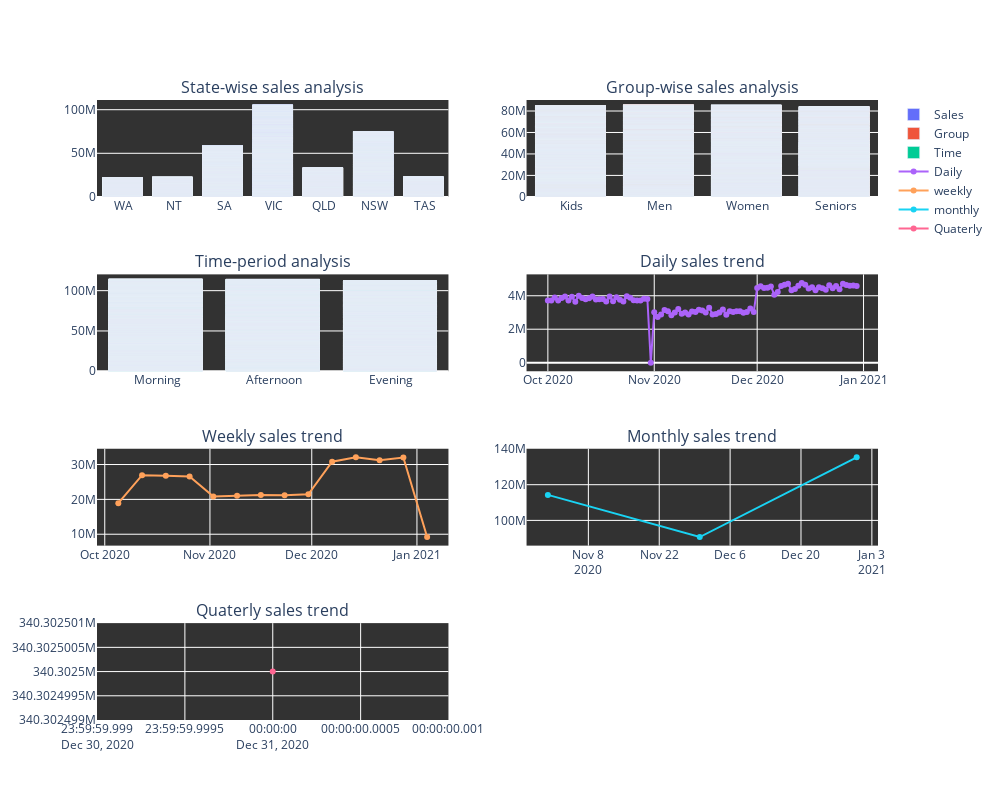

Notebook source saved alongside this figure:
### Code cell
# defining subplots
fig = make_subplots(rows=4, cols=2, subplot_titles=("State-wise sales analysis",
                                                      "Group-wise sales analysis",
                                                      "Time-period analysis", 
                                                      "Daily sales trend",
                                                      "Weekly sales trend",
                                                      "Monthly sales trend",
                                                      "Quaterly sales trend"))
#State wise analysis
fig.add_trace(go.Bar(x=df["State"],y=df["Sales"],name="Sales"),row=1,col=1)

#group wise analysis
fig.add_trace(go.Bar(x=df["Group"],y=df["Sales"],name="Group"),row=1,col=2)

#Time of day analysis
fig.add_trace(go.Bar(x=df["Time"],y=df["Sales"],name="Time"),row=2,col=1)

#daily sales trend
fig.add_trace(go.Scatter(x=df_daily.index, y=df_daily["Sales"],mode="lines+markers", name="Daily"),row=2,col=2)

#weekly sales trend
fig.add_trace(go.Scatter(x=weekly_report.index, y=weekly_report["Sales"],mode="lines+markers",name="weekly"),row=3,col=1)

#monthly sales trend
fig.add_trace(go.Scatter(x=(monthly_report.index), y=monthly_report["Sales"],mode="lines+markers",name="monthly"),row=3,col=2)

#quaterly sales trend
fig.add_trace(go.Scatter(x=quaterly_report.index,y=quaterly_report["Sales"],mode="lines+markers",name="Quaterly"),row=4,col=1)


fig.update_layout(height=800,
                  width=1000,
                  plot_bgcolor="rgb(50,50,50)")
fig.show()

### Figure 1 — Plotly figure (JSON) as saved in the notebook; plotly's stock layout.template omitted (floating-point values rounded to 4 significant figures; data arrays with more than 128 entries replaced by an {"elided": "..."} marker saying what was removed)
{"data": [{"name": "Sales", "type": "bar", "x": {"elided": "7560 str values"}, "xaxis": "x", "y": {"elided": "7560 int values"}, "yaxis": "y"}, {"name": "Group", "type": "bar", "x": {"elided": "7560 str values"}, "xaxis": "x2", "y": {"elided": "7560 int values"}, "yaxis": "y2"}, {"name": "Time", "type": "bar", "x": {"elided": "7560 str values"}, "xaxis": "x3", "y": {"elided": "7560 int values"}, "yaxis": "y3"}, {"mode": "lines+markers", "name": "Daily", "type": "scatter", "x": ["2020-10-01T00:00:00", "2020-10-02T00:00:00", "2020-10-03T00:00:00", "2020-10-04T00:00:00", "2020-10-05T00:00:00", "2020-10-06T00:00:00", "2020-10-07T00:00:00", "2020-10-08T00:00:00", "2020-10-09T00:00:00", "2020-10-10T00:00:00", "2020-10-11T00:00:00", "2020-10-12T00:00:00", "2020-10-13T00:00:00", "2020-10-14T00:00:00", "2020-10-15T00:00:00", "2020-10-16T00:00:00", "2020-10-17T00:00:00", "2020-10-18T00:00:00", "2020-10-19T00:00:00", "2020-10-20T00:00:00", "2020-10-21T00:00:00", "2020-10-22T00:00:00", "2020-10-23T00:00:00", "2020-10-24T00:00:00", "2020-10-25T00:00:00", "2020-10-26T00:00:00", "2020-10-27T00:00:00", "2020-10-28T00:00:00", "2020-10-29T00:00:00", "2020-10-30T00:00:00", "2020-10-31T00:00:00", "2020-11-01T00:00:00", "2020-11-02T00:00:00", "2020-11-03T00:00:00", "2020-11-04T00:00:00", "2020-11-05T00:00:00", "2020-11-06T00:00:00", "2020-11-07T00:00:00", "2020-11-08T00:00:00", "2020-11-09T00:00:00", "2020-11-10T00:00:00", "2020-11-11T00:00:00", "2020-11-12T00:00:00", "2020-11-13T00:00:00", "2020-11-14T00:00:00", "2020-11-15T00:00:00", "2020-11-16T00:00:00", "2020-11-17T00:00:00", "2020-11-18T00:00:00", "2020-11-19T00:00:00", "2020-11-20T00:00:00", "2020-11-21T00:00:00", "2020-11-22T00:00:00", "2020-11-23T00:00:00", "2020-11-24T00:00:00", "2020-11-25T00:00:00", "2020-11-26T00:00:00", "2020-11-27T00:00:00", "2020-11-28T00:00:00", "2020-11-29T00:00:00", "2020-11-30T00:00:00", "2020-12-01T00:00:00", "2020-12-02T00:00:00", "2020-12-03T00:00:00", "2020-12-04T00:00:00", "2020-12-05T00:00:00", "2020-12-06T00:00:00", "2020-12-07T00:00:00", "2020-12-08T00:00:00", "2020-12-09T00:00:00", "2020-12-10T00:00:00", "2020-12-11T00:00:00", "2020-12-12T00:00:00", "2020-12-13T00:00:00", "2020-12-14T00:00:00", "2020-12-15T00:00:00", "2020-12-16T00:00:00", "2020-12-17T00:00:00", "2020-12-18T00:00:00", "2020-12-19T00:00:00", "2020-12-20T00:00:00", "2020-12-21T00:00:00", "2020-12-22T00:00:00", "2020-12-23T00:00:00", "2020-12-24T00:00:00", "2020-12-25T00:00:00", "2020-12-26T00:00:00", "2020-12-27T00:00:00", "2020-12-28T00:00:00", "2020-12-29T00:00:00", "2020-12-30T00:00:00"], "xaxis": "x4", "y": [3720000, 3715000, 3890000, 3720000, 3862500, 3960000, 3712500, 3945000, 3645000, 4005000, 3872500, 3795000, 3852500, 3955000, 3780000, 3795000, 3810000, 3652500, 3960000, 3670000, 3910000, 3760000, 3662500, 3977500, 3875000, 3735000, 3717500, 3710000, 3822500, 3802500, 0, 3020000, 2725000, 2877500, 3142500, 3075000, 2835000, 3000000, 3210000, 2925000, 2992500, 2872500, 3060000, 3035000, 3165000, 3122500, 2995000, 3290000, 2877500, 2905000, 2992500, 3185000, 2867500, 3070000, 3022500, 3067500, 3075000, 2982500, 3025000, 3235000, 3035000, 4465000, 4565000, 4457500, 4482500, 4557500, 4060000, 4230000, 4580000, 4655000, 4717500, 4327500, 4410000, 4605000, 4765000, 4657500, 4435000, 4505000, 4335000, 4505000, 4452500, 4357500, 4635000, 4452500, 4582500, 4390000, 4715000, 4637500, 4595000, 4607500, 4590000], "yaxis": "y4"}, {"mode": "lines+markers", "name": "weekly", "type": "scatter", "x": ["2020-10-05T00:00:00", "2020-10-12T00:00:00", "2020-10-19T00:00:00", "2020-10-26T00:00:00", "2020-11-02T00:00:00", "2020-11-09T00:00:00", "2020-11-16T00:00:00", "2020-11-23T00:00:00", "2020-11-30T00:00:00", "2020-12-07T00:00:00", "2020-12-14T00:00:00", "2020-12-21T00:00:00", "2020-12-28T00:00:00", "2021-01-04T00:00:00"], "xaxis": "x5", "y": [18907500, 26935000, 26805000, 26590000, 20797500, 21065000, 21242500, 21187500, 21442500, 30817500, 32060000, 31247500, 32007500, 9197500], "yaxis": "y5"}, {"mode": "lines+markers", "name": "monthly", "type": "scatter", "x": ["2020-10-31T00:00:00", "2020-11-30T00:00:00", "2020-12-31T00:00:00"], "xaxis": "x6", "y": [114290000, 90682500, 135330000], "yaxis": "y6"}, {"mode": "lines+markers", "name": "Quaterly", "type": "scatter", "x": ["2020-12-31T00:00:00"], "xaxis": "x7", "y": [340302500], "yaxis": "y7"}], "layout": {"annotations": [{"font": {"size": 16}, "showarrow": false, "text": "State-wise sales analysis", "x": 0.225, "xanchor": "center", "xref": "paper", "y": 1, "yanchor": "bottom", "yref": "paper"}, {"font": {"size": 16}, "showarrow": false, "text": "Group-wise sales analysis", "x": 0.775, "xanchor": "center", "xref": "paper", "y": 1, "yanchor": "bottom", "yref": "paper"}, {"font": {"size": 16}, "showarrow": false, "text": "Time-period analysis", "x": 0.225, "xanchor": "center", "xref": "paper", "y": 0.7188, "yanchor": "bottom", "yref": "paper"}, {"font": {"size": 16}, "showarrow": false, "text": "Daily sales trend", "x": 0.775, "xanchor": "center", "xref": "paper", "y": 0.7188, "yanchor": "bottom", "yref": "paper"}, {"font": {"size": 16}, "showarrow": false, "text": "Weekly sales trend", "x": 0.225, "xanchor": "center", "xref": "paper", "y": 0.4375, "yanchor": "bottom", "yref": "paper"}, {"font": {"size": 16}, "showarrow": false, "text": "Monthly sales trend", "x": 0.775, "xanchor": "center", "xref": "paper", "y": 0.4375, "yanchor": "bottom", "yref": "paper"}, {"font": {"size": 16}, "showarrow": false, "text": "Quaterly sales trend", "x": 0.225, "xanchor": "center", "xref": "paper", "y": 0.1562, "yanchor": "bottom", "yref": "paper"}], "height": 800, "plot_bgcolor": "rgb(50,50,50)", "width": 1000, "xaxis": {"anchor": "y", "autorange": true, "domain": [0, 0.45], "range": [-0.5, 6.5], "type": "category"}, "xaxis2": {"anchor": "y2", "autorange": true, "domain": [0.55, 1], "range": [-0.5, 3.5], "type": "category"}, "xaxis3": {"anchor": "y3", "autorange": true, "domain": [0, 0.45], "range": [-0.5, 2.5], "type": "category"}, "xaxis4": {"anchor": "y4", "autorange": true, "domain": [0.55, 1], "range": ["2020-09-24 18:30:26.1895", "2021-01-05 05:29:33.8105"], "type": "date"}, "xaxis5": {"anchor": "y5", "autorange": true, "domain": [0, 0.45], "range": ["2020-09-28 16:50:46.4805", "2021-01-10 07:09:13.5195"], "type": "date"}, "xaxis6": {"anchor": "y6", "autorange": true, "domain": [0.55, 1], "range": ["2020-10-26 18:40:37.7507", "2021-01-04 05:19:22.2493"], "type": "date"}, "xaxis7": {"anchor": "y7", "autorange": true, "domain": [0, 0.45], "range": ["2020-12-30 23:59:59.999", "2020-12-31 00:00:00.001"], "type": "date"}, "xaxis8": {"anchor": "y8", "domain": [0.55, 1]}, "yaxis": {"anchor": "x", "autorange": true, "domain": [0.8438, 1], "range": [0, 111100000.0], "type": "linear"}, "yaxis2": {"anchor": "x2", "autorange": true, "domain": [0.8438, 1], "range": [0, 90260000.0], "type": "linear"}, "yaxis3": {"anchor": "x3", "autorange": true, "domain": [0.5625, 0.7188], "range": [0, 120200000.0], "type": "linear"}, "yaxis4": {"anchor": "x4", "autorange": true, "domain": [0.5625, 0.7188], "range": [-514800.0, 5280000.0], "type": "linear"}, "yaxis5": {"anchor": "x5", "autorange": true, "domain": [0.2812, 0.4375], "range": [6728000.0, 34530000.0], "type": "linear"}, "yaxis6": {"anchor": "x6", "autorange": true, "domain": [0.2812, 0.4375], "range": [85860000.0, 140200000.0], "type": "linear"}, "yaxis7": {"anchor": "x7", "autorange": true, "domain": [0, 0.1562], "range": [340302499, 340302501], "type": "linear"}, "yaxis8": {"anchor": "x8", "domain": [0, 0.1562]}}}
